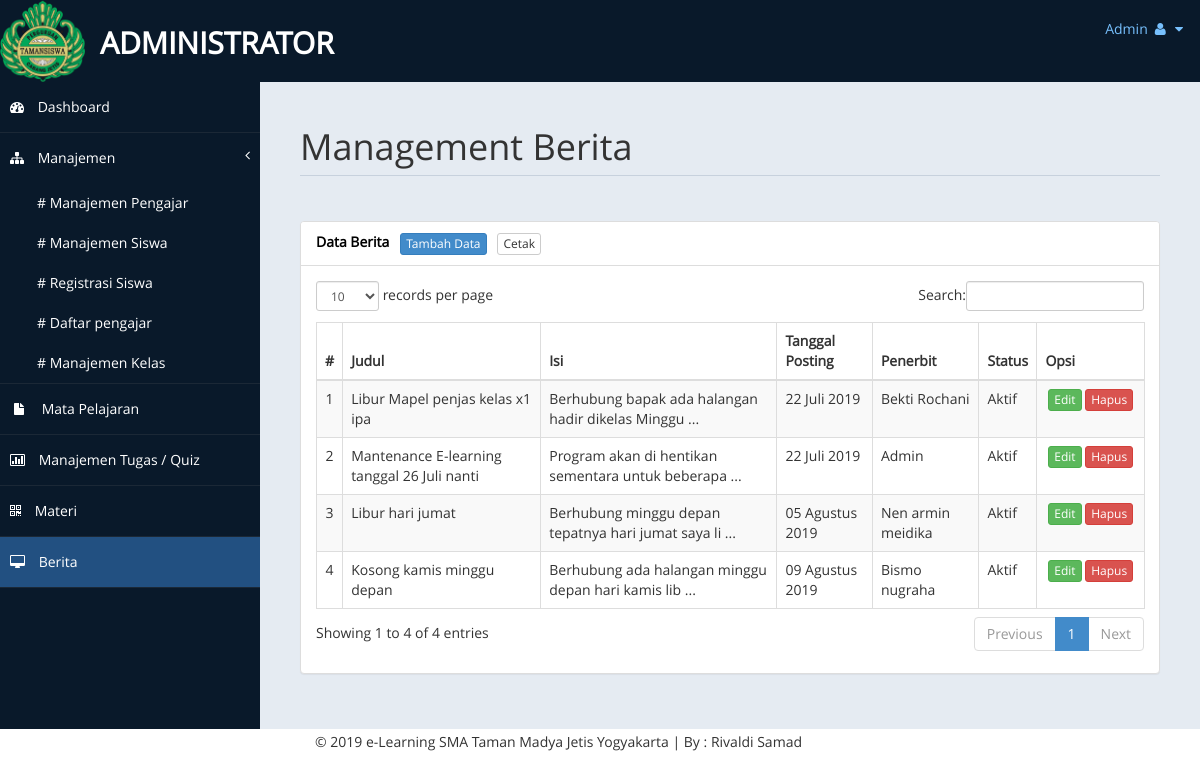
The app's page /admin/index.php?page=berita (signed in) with its own data.
### tables this page shows
CREATE TABLE `tb_berita` (
  `id_berita` int(11) NOT NULL,
  `judul` text NOT NULL,
  `isi` longtext NOT NULL,
  `tgl_posting` date NOT NULL,
  `penerbit` varchar(10) NOT NULL,
  `status` enum('aktif','tidak aktif') NOT NULL
);

CREATE TABLE `tb_pengajar` (
  `id_pengajar` int(11) NOT NULL,
  `nip` varchar(20) NOT NULL,
  `nama_lengkap` varchar(50) NOT NULL,
  `tempat_lahir` varchar(20) NOT NULL,
  `tgl_lahir` date NOT NULL,
  `jenis_kelamin` enum('L','P') NOT NULL,
  `agama` varchar(20) NOT NULL,
  `no_telp` varchar(15) NOT NULL,
  `email` varchar(100) NOT NULL,
  `alamat` text NOT NULL,
  `jabatan` varchar(20) NOT NULL,
  `foto` varchar(100) NOT NULL,
  `web` varchar(60) NOT NULL,
  `username` varchar(40) NOT NULL,
  `password` varchar(40) NOT NULL,
  `pass` varchar(40) NOT NULL,
  `status` enum('aktif','tidak aktif') NOT NULL
);

### admin/inc/berita.php (the view, shortened to what this page needs)
<div class="row">
    <div class="col-md-12">
        <h1 class="page-header">Management Berita</h1>
    </div>
</div>
<?php
if(@$_GET['action'] == '') { ?>
	<div class="row">
		<div class="col-md-12">
	        <div class="panel panel-default">
	            <div class="panel-heading">Data Berita &nbsp; <a href="?page=berita&action=tambah" class="btn btn-primary btn-xs">Tambah Data</a> &nbsp; <a href="./laporan/cetak.php?data=berita" target="_blank" class="btn btn-default btn-xs">Cetak</a></div>
	            <div class="panel-body">
	                <div class="table-responsive">
	                    <table class="table table-striped table-bordered table-hover" id="databerita">
	                        <thead>
	                            <tr>
	                                <th>#</th>
	                                <th>Judul</th>
	                                <th>Isi</th>
	                                <th>Tanggal Posting</th>
	                                <th>Penerbit</th>
	                                <th>Status</th>
	                                <th>Opsi</th>
	                            </tr>
	                        </thead>
	                        <tbody>
							<?php
	                        $no = 1;
	                        if(@$_SESSION['admin']) {
		                        $sql_berita = mysqli_query($db, "SELECT * FROM tb_berita") or die($db->error);
	                        } else if(@$_SESSION['pengajar']) {
	                        	$sql_berita = mysqli_query($db, "SELECT * FROM tb_berita WHERE penerbit = '$_SESSION[pengajar]'") or die($db->error);
	                        }
	                        if(mysqli_num_rows($sql_berita) > 0) {
	                        	while($data_berita = mysqli_fetch_array($sql_berita)) { ?>
									<tr>
										<td align="center"><?php echo $no++; ?></td>
										<td><?php echo $data_berita['judul']; ?></td>
										<td><?php echo substr($data_berita['isi'], 0, 50)." ..."; ?></td>
										<td><?php echo tgl_indo($data_berita['tgl_posting']); ?></td>
										<td>
											<?php
											if($data_berita['penerbit'] == 'admin') {
												echo "Admin";
											} else {
												$sql_pengajar = mysqli_query($db, "SELECT * FROM tb_pengajar WHERE id_pengajar = '$data_berita[penerbit]'") or die($db->error);
												$data_pengajar = mysqli_fetch_array($sql_pengajar);
												echo $data_pengajar['nama_lengkap'];
											} ?>
										</td>
										<td><?php echo ucfirst($data_berita['status']); ?></td>
										<td align="center" width="90px">
											<a href="?page=berita&action=edit&id=<?php echo $data_berita['id_berita']; ?>" class="btn btn-success btn-xs">Edit</a>
	                                        <a onclick="return confirm('Yakin akan menghapus data?');" href="?page=berita&action=hapus&id=<?php echo $data_berita['id_berita']; ?>" class="btn btn-danger btn-xs">Hapus</a>
                                        </td>
									</tr>
								<?php
	                        	}
	                        } else {
	                        	echo '<tr><td colspan="7" align="center">Data tidak ditemukan</td></tr>';
	                        } ?>
	                        </tbody>
	                    </table>
	                </div>
	            </div>
	        </div>
	    </div>
	</div>
<?php
} else if(@$_GET['action'] == 'tambah') { ?>
	<div class="row">
		<div class="col-md-6">
            <div class="panel panel-default">
                <div class="panel-heading">Tambah Berita &nbsp; <a href="?page=berita" class="btn btn-warning btn-xs">Kembali</a></div>
                <div class="panel-body">
                	<form method="post">
                    	<div class="form-group">
                            <label>Judul *</label>
                            <input type="text" name="judul" class="form-control" required />
                        </div>
                        <div class="form-group">
                            <label>Isi *</label>
                            <textarea name="isi" class="form-control" rows="15" required></textarea>
                        </div>
                        <div class="form-group">
                            <label>Status Terbit</label>
                            <select name="status" class="form-control">
								<option value="aktif">Aktif</option>
								<option value="tidak aktif">Tidak Aktif</option>
                            </select>
                        </div>
                        <div class="form-group">
	                        <input type="submit" name="simpan" value="Simpan" class="btn btn-success" />
	                        <button type="reset" class="btn btn-danger"><i class="fa fa-refresh"></i> Reset</button>
                        </div>
                    </form>
                    <?php
                    if(@$_POST['simpan']) {
                    	$judul = @mysqli_real_escape_string($db, $_POST['judul']);
                    	$isi = @mysqli_real_escape_string($db, $_POST['isi']);
                    	$status = @mysqli_real_escape_string($db, $_POST['status']);
                    	if(@$_SESSION[admin]) {
                            mysqli_query($db, "INSERT INTO tb_berita VALUES('', '$judul', '$isi', now(), 'admin', '$status')") or die ($db->error);
                        } else if(@$_SESSION[pengajar]) {
                        	mysqli_query($db, "INSERT INTO tb_berita VALUES('', '$judul', '$isi', now(), '$_SESSION[pengajar]', '$status')") or die ($db->error);
                        }
                        echo '<script>window.location="?page=berita";</script>';
                    } ?>
                </div>
            </div>
        </div>
    </div>
<?php
} else if(@$_GET['action'] == 'edit') { ?>
	<div class="row">
		<div class="col-md-6">
            <div class="panel panel-default">
                <div class="panel-heading">Edit Berita &nbsp; <a href="?page=berita" class="btn btn-warning btn-xs">Kembali</a></div>
                <div class="panel-body">
                <?php
                $sql_beritaID = mysqli_query($db, "SELECT * FROM tb_berita WHERE id_berita = '$_GET[id]'") or die($db->error);
                $data_beritaID = mysqli_fetch_array($sql_beritaID); ?>
                	<form method="post">
                    	<div class="form-group">
                            <label>Judul *</label>
                            <input type="text" name="judul" value="<?php echo $data_beritaID['judul']; ?>" class="form-control" required />
                        </div>
                        <div class="form-group">
                            <label>Isi *</label>
                            <textarea name="isi" class="form-control" rows="15" required><?php echo $data_beritaID['isi']; ?></textarea>
                        </div>
                        <div class="form-group">
                            <label>Status Terbit</label>
                            <select name="status" class="form-control">
								<option value="aktif">Aktif</option>
								<option value="tidak aktif" <?php if($data_beritaID['status'] == 'tidak aktif') { echo "selected"; } ?>>Tidak Aktif</option>
                            </select>
                        </div>
                        <div class="form-group">
	                        <input type="submit" name="simpan" value="Simpan" class="btn btn-success" />
	                        <button type="reset" class="btn btn-danger"><i class="fa fa-refresh"></i> Reset</button>
                        </div>
                    </form>
                    <?php
                    if(@$_POST['simpan']) {
                    	$judul = @mysqli_real_escape_string($db, $_POST['judul']);
                    	$isi = @mysqli_real_escape_string($db, $_POST['isi']);
                    	$status = @mysqli_real_escape_string($db, $_POST['status']);
                        mysqli_query($db, "UPDATE tb_berita SET judul = '$judul', isi = '$isi', status = '$status' WHERE id_berita = '$_GET[id]'") or die ($db->error);
                    	echo '<script>window.location="?page=berita";</script>';
                    } ?>
                </div>
            </div>
        </div>
    </div>
<?php
} else if(@$_GET['action'] == 'hapus') {
	mysqli_query($db, "DELETE FROM tb_berita WHERE id_berita = '$_GET[id]'") or die($db->error);
	echo '<script>window.location="?page=berita";</script>';
} ?>

### admin/index.php (shortened to what this page needs)
<?php
include "../+koneksi.php";
if(@$_SESSION['admin'] || @$_SESSION['pengajar']) {
    ?>
    <!DOCTYPE html>
    <html>
    <head>
    <link href="style/assets/css/bootstrap.css" rel="stylesheet" />
    <link href="style/assets/css/font-awesome.css" rel="stylesheet" />
    <link href="style/assets/css/custom-styles.css" rel="stylesheet" />
    <link href='style/assets/css/font-opensans.css' rel='stylesheet' />
    <link href="style/assets/js/dataTables/dataTables.bootstrap.css" rel="stylesheet" />
    <link href="style/assets/js/morris/morris-0.4.3.min.css" rel="stylesheet" />
    </head>
    <body>
    <div id="wrapper">
    <nav class="navbar navbar-default top-navbar" role="navigation">
    <div class="navbar-header">
    <img src="img/LT.png" width="85" align="left">
    <a class="navbar-brand" href="./"><?php cek_session("Administrator", "Pengajar"); ?></a>
    </div>
    <ul class="nav navbar-top-links navbar-right">
    <li class="dropdown">
    <a class="dropdown-toggle" data-toggle="dropdown" href="#" aria-expanded="false">
    <?php
    if(@$_SESSION['admin']) {
        $sesi_id = @$_SESSION['admin'];
        $level = "admin";
    } else if(@$_SESSION['pengajar']) {
        $sesi_id = @$_SESSION['pengajar'];
        $level = "pengajar";
    }
    if($level == 'admin') {
        $sql_terlogin = mysqli_query($db, "SELECT * FROM tb_admin WHERE id_admin = '$sesi_id'") or die ($db->error);
    } else if($level == 'pengajar') {
        $sql_terlogin = mysqli_query($db, "SELECT * FROM tb_pengajar WHERE id_pengajar = '$sesi_id'") or die ($db->error);
    }
    $data_terlogin = mysqli_fetch_array($sql_terlogin);
    echo ucfirst($data_terlogin['username']);
    ?>
    <i class="fa fa-user fa-fw"></i> <i class="fa fa-caret-down"></i>
    </a>
    </li>
    </ul>
    </nav>
    <nav class="navbar-default navbar-side" role="navigation">
    <div class="sidebar-collapse">
    <ul class="nav" id="main-menu">
    <li>
    <a class="<?php if(@$_GET['page'] == '') { echo 'active-menu'; } ?>" href="./"><i class="fa fa-dashboard"></i> Dashboard</a>
    </li>
    <?php
    if(@$_SESSION['admin']) {
        ?>
        <li>
        <a href="#"><i class="fa fa-sitemap"></i> Manajemen<span class="fa arrow"></span></a>
        <ul class="nav nav-second-level">
        <li>
        <a href="?page=pengajar" class="<?php if(@$_GET['page'] == 'pengajar') { echo 'active-menu'; } ?>"># Manajemen Pengajar</a>
        </li>
        <li>
        <a href="?page=siswa" class="<?php if(@$_GET['page'] == 'siswa') { echo 'active-menu'; } ?>"># Manajemen Siswa</a>
        </li>
        <li>
        <a href="?page=siswaregistrasi" class="<?php if(@$_GET['page'] == 'siswaregistrasi') { echo 'active-menu'; } ?>"># Registrasi Siswa</a>
        </li>
        <li>
        <a href="?page=daftarpengajar" class="<?php if(@$_GET['page'] == 'daftarpengajar') { echo 'active-menu'; } ?>"># Daftar pengajar</a>
        </li>
        <li>
        <a class="<?php if(@$_GET['page'] == 'kelas') { echo 'active-menu'; } ?>" href="?page=kelas"></i># Manajemen Kelas</a>
        </li>
        </ul>
        </li>
        <?php
    }
    ?>
    <li>
    <a class="<?php if(@$_GET['page'] == 'mapel') { echo 'active-menu'; } ?>" href="?page=mapel"><i class="fa fa-fw fa-file"></i> Mata Pelajaran</a>
    </li>
    <li>
    <a class="<?php if(@$_GET['page'] == 'quiz') { echo 'active-menu'; } ?>" href="?page=quiz"><i class="fa fa-bar-chart-o"></i> Manajemen Tugas / Quiz</a>
    </li>
    <li>
    <a class="<?php if(@$_GET['page'] == 'materi') { echo 'active-menu'; } ?>" href="?page=materi"><i class="fa fa-qrcode"></i> Materi</a>
    </li>
    <li>
    <a class="<?php if(@$_GET['page'] == 'berita') { echo 'active-menu'; } ?>" href="?page=berita"><i class="fa fa-desktop"></i> Berita</a>
    </li>
    </ul>
    </div>
    </nav>
    <div id="page-wrapper">
    <div id="page-inner">
    <?php
    if(@$_GET['page'] == '') {
        include "inc/dashboard.php";
    } else if(@$_GET['page'] == 'pengajar') {
        include "inc/pengajar.php";
    } else if(@$_GET['page'] == 'siswaregistrasi') {
        include "inc/siswaregistrasi.php";
    } else if(@$_GET['page'] == 'siswa') {
        include "inc/siswa.php";
    } else if(@$_GET['page'] == 'kelas') {
        include "inc/kelas.php";
    } else if(@$_GET['page'] == 'mapel') {
        include "inc/mapel.php";
    } else if(@$_GET['page'] == 'quiz') {
        include "inc/quiz.php";
    } else if(@$_GET['page'] == 'materi') {
        include "inc/materi.php";
    } else if(@$_GET['page'] == 'berita') {
        include "inc/berita.php";
    } else if(@$_GET['page'] == 'daftarpengajar') {
        include "inc/daftarpengajar.php";
    } else {
        echo "<div class='col-xs-12'><div class='alert alert-danger'>[404] Halaman tidak ditemukan! Silahkan pilih menu yang ada!</div></div>";
    } ?>
    <footer class="navbar-brand"><p> &copy; 2019 e-Learning SMA Taman Madya Jetis Yogyakarta | By : Rivaldi Samad</p></footer>
    </div>
    </div>
    </div>
    </body>
    </html>
    <?php
} else {
    include "login.php";
}
?>

### admin/style/assets/css/custom-styles.css (style rules this page uses)
body { font-family: 'Open Sans', sans-serif; }
#wrapper { width: 100%; background:#09192A; }
#page-wrapper { padding: 15px 15px; min-height: 600px; background:#E5EBF2; }
#page-inner { width:100%; margin:10px 20px 10px 0px; background-color:transparent; padding:10px; min-height:200px; }
h1, .h1, h2, .h2, h3, .h3 { margin-top: 7px; margin-bottom: -5px; }
p { font-size:16px; line-height:25px; padding-top:20px; }
.page-header { padding-bottom: 9px; margin: 10px 0 45px; border-bottom: 1px solid #C7D1DD; }
.panel-default > .panel-heading { color: #000; background-color: #FFFFFF; border-color: #ddd; font-weight:bold; }
footer p { font-size: 14px; }
.top-navbar { margin:0px; }
.top-navbar .navbar-brand { color: #fff; width: 260px; text-align: left; height: 60px; font-size: 30px; font-weight: 700; text-transform: uppercase; line-height: 30px; }
.top-navbar .nav > li { position: relative; display: inline-block; }
.top-navbar .nav > li > a { position: relative; display: block; padding: 19px 15px; color: #77C0FD; }
.active-menu { background-color:#225081!important; }
.arrow { float: right; }
.fa.arrow:before { content: "\f104"; }
.nav-second-level li, .nav-third-level li { border-bottom: none !important; }
.nav-second-level li a { padding-left: 37px; }
.sidebar-collapse , .sidebar-collapse .nav { background:none; }
.sidebar-collapse .nav { padding:0; }
.sidebar-collapse .nav > li > a { color:#fff; background:transparent; text-shadow:none; }
.sidebar-collapse > .nav > li > a { padding:15px 10px; }
.sidebar-collapse > .nav > li { border-bottom: 1px solid rgba(107, 108, 109, 0.19); }
.navbar-side { border:none; background-color: transparent; }
.top-navbar { background:#09192A; border-bottom:none; }
.top-navbar .nav > li > a > i { margin-right: 2px; }
.navbar-default { border:0px solid black; }
.navbar-header { background: #09192A; }
.nav > li > a > i { margin-right:10px; }
@media (min-width:768px) { #page-wrapper { margin: 0 0 0 260px; padding: 15px 30px; min-height: 615px; } }
@media (min-width:768px) { .navbar-side { z-index: 1; position: absolute; width: 260px; } }
@media (min-width:768px) { .navbar { border-radius: 0px; } }

### admin/index.php (style rules this page uses)
a.navbar-brand { margin-top: 13px }

### records on screen
tb_berita: judul "Libur Mapel penjas kelas x1 ipa", isi "Berhubung bapak ada halangan hadir dikelas Minggu", tgl_posting "22 Juli 2019", tb_pengajar.nama_lengkap "Bekti Rochani", status "Aktif"
tb_berita: judul "Mantenance E-learning tanggal 26 Juli nanti", isi "Program akan di hentikan sementara untuk beberapa", tgl_posting "22 Juli 2019", penerbit "Admin", status "Aktif"
tb_berita: judul "Libur hari jumat", isi "Berhubung minggu depan tepatnya hari jumat saya li", tgl_posting "05 Agustus 2019", tb_pengajar.nama_lengkap "Nen armin meidika", status "Aktif"
tb_berita: judul "Kosong kamis minggu depan", isi "Berhubung ada halangan minggu depan hari kamis lib", tgl_posting "09 Agustus 2019", tb_pengajar.nama_lengkap "Bismo nugraha", status "Aktif"

### other values on screen
$isi_admin "ADMINISTRATOR"
$data_terlogin['username'] "Admin"
